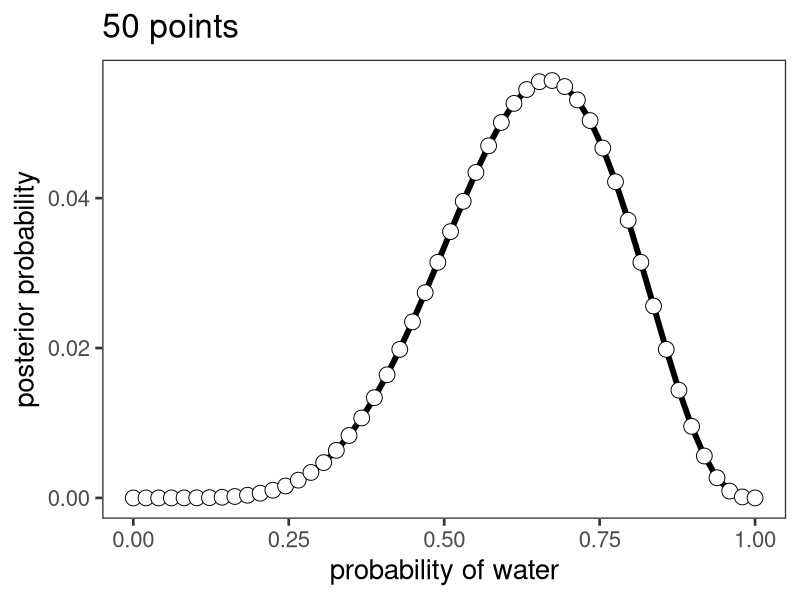
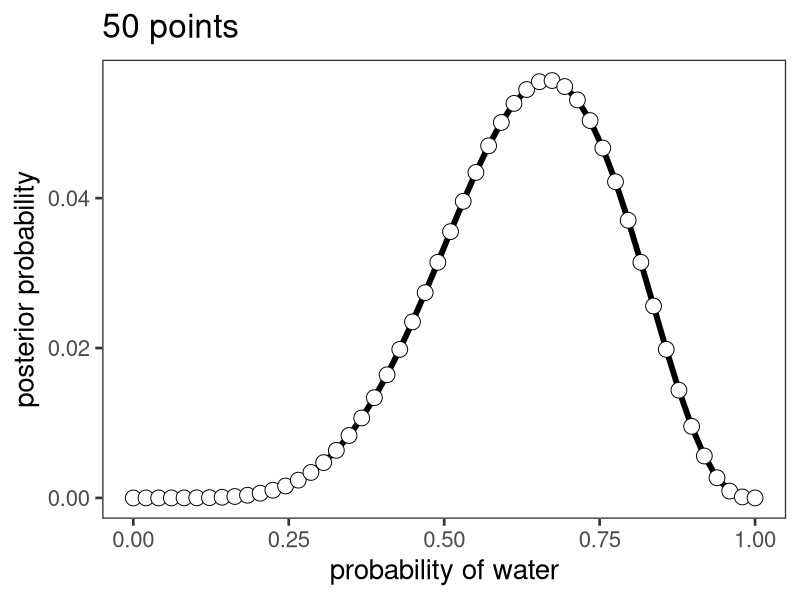

Generate these figures, in order, with R:
# =============================================================================
#### Info #### 
# =============================================================================
# binomial globe example
#
# Lei Zhang, University of Birmingham
# l.zhang.13@bham.ac.uk
#
# Adapted from McElreath, 2016

# =============================================================================
#### Grid Approximation #### 
# =============================================================================
# inits
p_start <- 0
p_end   <- 1
n_grid  <- 50 # 100
w <- 6
N <- 9

# define grid
p_grid <- seq( from = p_start , to = p_end , length.out = n_grid )

# define prior
prior <- rep(1 , n_grid)

# compute likelihood at each value in grid
likelihood <- dbinom(w , size = N , prob = p_grid )

# compute product of likelihood and prior
unstd.posterior <- likelihood * prior

# standardize the posterior, so it sums to 1
posterior <- unstd.posterior / sum(unstd.posterior)

# =============================================================================
#### Plot #### 
# =============================================================================
library(ggplot2)

myconfig <- theme_bw(base_size = 20) +
    theme(panel.grid.major = element_blank(),
          panel.grid.minor = element_blank(),
          panel.background = element_blank() )

df <- data.frame(p_grid=p_grid, posterior=posterior)

g <- ggplot(df, aes(p_grid, posterior))
g <- g + geom_line(size = 2) + geom_point(size = 5, shape = 21, fill='white')
g <- g + myconfig + labs(x = 'probability of water', 
                         y = 'posterior probability', title = paste0(as.character(n_grid),' points'))
print(g)

ggsave(plot = g, "_plots/binomial_grid.png", width = 6, height = 4, type = "cairo-png", units = "in")
